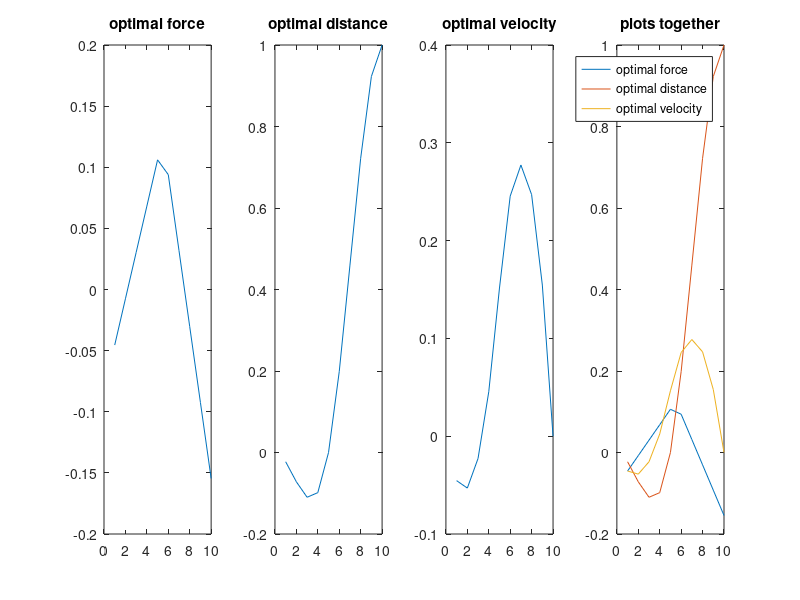

Source code (MATLAB):
clear; close all; clc;

y = [1 0 0]';

A_x = [1 1;0 1];
b = [0.5 1]';

A_condition1 = [A_x^9*b, A_x^8*b, A_x^7*b, A_x^6*b, A_x^5*b, A_x^4*b, A_x^3*b, A_x^2*b, A_x^1*b, A_x^0*b];
A_condition2 = [A_condition1(1, 6:10), 0, 0, 0, 0, 0];

A = [A_condition1;A_condition2];
p_n = A'*inv(A*A')*y;
subplot(1, 4, 1)
plot(p_n)
title('optimal force')

X = zeros(2,10);
for i = 1:10
    if i == 1
        X(:,1) = A_x*[0 0]' + b*p_n(1); 
    else
        X(:,i) = A_x*X(:,i-1) + b*p_n(i); 
    end
end

subplot(1, 4, 2)
plot(X(1, :))
title('optimal distance')

subplot(1, 4, 3)
plot(X(2, :))
title('optimal velocity')

subplot(1, 4, 4)
plot(p_n)
hold on 
plot(X(1, :))
hold on
plot(X(2, :))
title('plots together')
legend('optimal force','optimal distance', 'optimal velocity')
